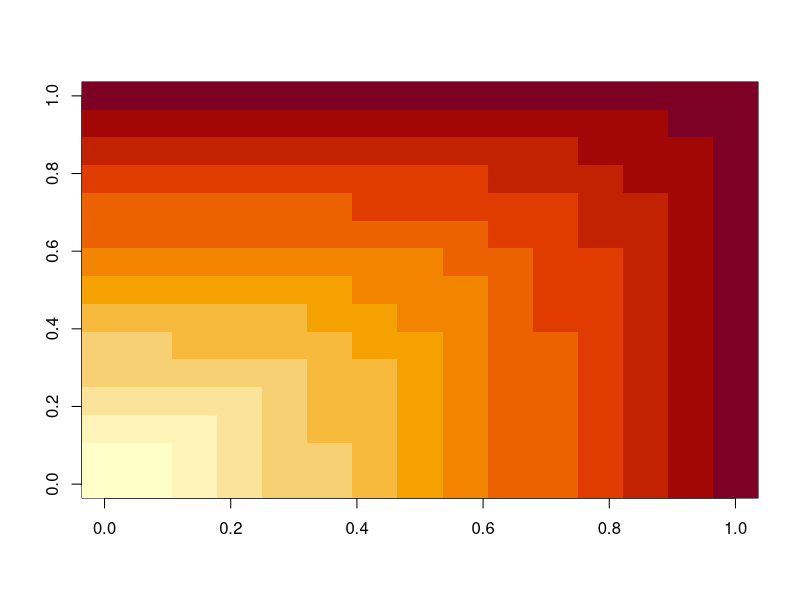
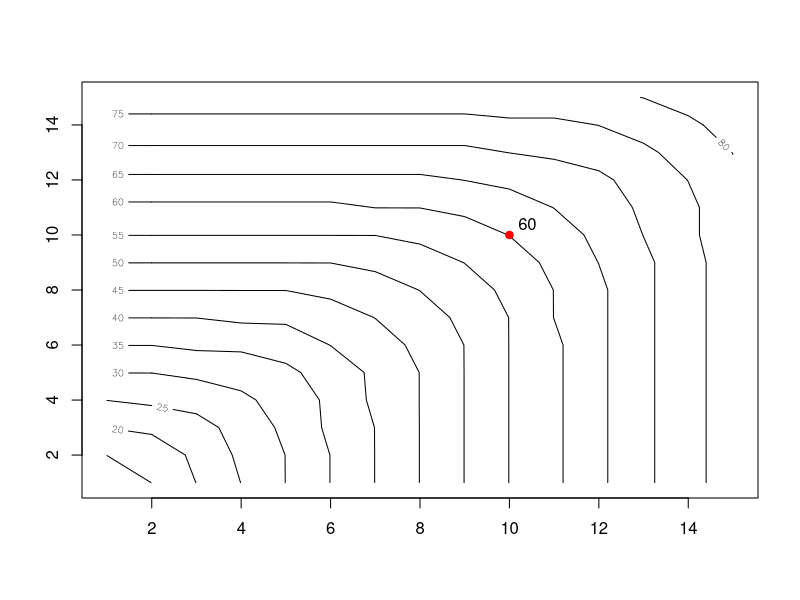

Write R code to recreate these figures, in order.


maxgood = 15

nneeded <- function(
    goodKO,
    goodWT,
    ppower=0.8,
    pgoodKO=0.25,
    pgoodWT=0.25,
    Nmax=100)
{
    prelativ = pgoodKO/(pgoodKO+pgoodWT)
    pgoodtotal = pgoodKO + pgoodWT
    totalgood = goodKO+goodWT
  
  # given k animals that are either KO or WT, calculate the probability that
  # at least <goodWT> WT animals and at least <goodKO> KO animals
    pgoodfromk = function(k){
  # res gives the probability to draw at most k-goodWT knockout animals (left pbionm),
  # but not less than goodKO knockout animals (righgt pbinom)
    res = pbinom(k-goodWT,k,prelativ,lower.tail=T) - pbinom(goodKO-1,k,prelativ,lower.tail = T) 
    return(pmax(res,0))
    }
  

  # psuccess[j] contains the probability of a successful draw, if you produce j animals in total
    psuccess = numeric(Nmax)
    for (j in totalgood:Nmax){
        k = totalgood : Nmax
        psuccess[j] = sum( dbinom(k,j,pgoodtotal) * pgoodfromk(k) )
        }
  
  # find the smallest number of total animals
  # for which the success probability is above the desired threshold
    needed = min(which(psuccess>=ppower))
    return(needed)
}


maxgood = 15
required_power = 0.9
neededmat = matrix(Inf,ncol=maxgood,nrow=maxgood)
for(j in 1:maxgood){
  for(k in 1:maxgood){
    neededmat[j,k] = nneeded(goodKO=j,goodWT=k,ppower=required_power)
  }
}

maxneeded = max(neededmat)
image(t(neededmat))
contour(1:maxgood,1:maxgood,neededmat,nlevels=15)

neededmat[10,10]
text(x=10+0.4,y=10+0.4,neededmat[10,10])
points(10,10,pch=19,col="red")

